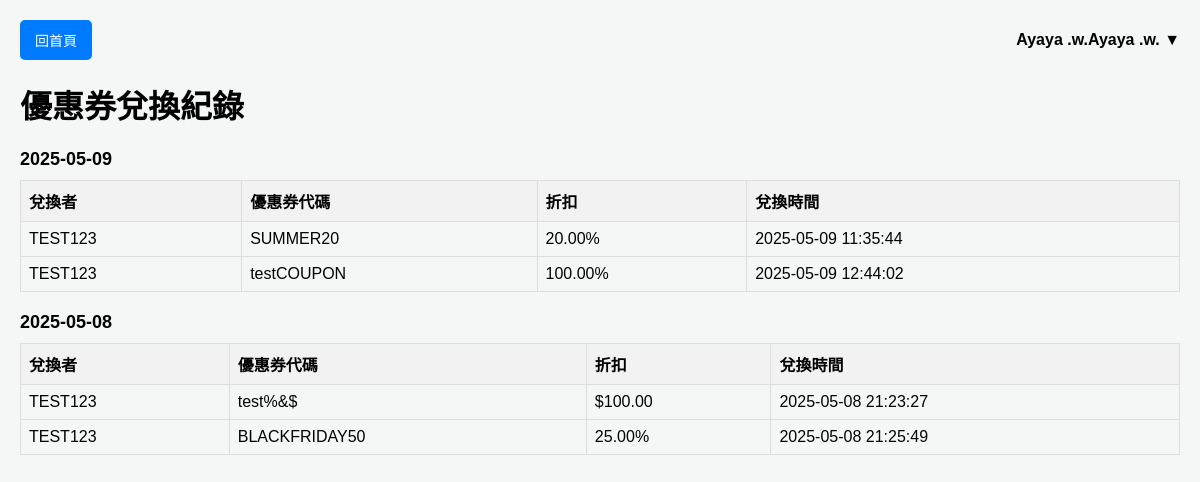
Page /admin/couponHistory.php (signed in) on the committed database.
### tables this page shows
CREATE TABLE `user_coupons` (
  `id` int(11) NOT NULL,
  `user_id` int(11) NOT NULL COMMENT '使用者 ID',
  `coupon_id` int(11) NOT NULL COMMENT '優惠券 ID',
  `redeem_time` datetime NOT NULL DEFAULT current_timestamp(),
  `is_used` tinyint(1) DEFAULT 0 COMMENT '是否已使用 (0: 未使用, 1: 已使用)'
);

CREATE TABLE `accounts` (
  `No` int(100) NOT NULL,
  `Email` varchar(100) NOT NULL,
  `Password` varchar(100) NOT NULL,
  `Name` varchar(100) NOT NULL,
  `Type` varchar(100) NOT NULL,
  `Status` enum('active','blocked') NOT NULL DEFAULT 'active',
  `block_reason` text DEFAULT NULL
);

CREATE TABLE `coupons` (
  `id` int(11) NOT NULL,
  `code` varchar(20) NOT NULL COMMENT '優惠券代碼，最多 20 個字元',
  `discount` decimal(5,2) NOT NULL COMMENT '折扣百分比/金額',
  `expiration_date` date NOT NULL COMMENT '到期日',
  `is_active` tinyint(1) NOT NULL DEFAULT 1 COMMENT '是否有效 (2:未生效 1: 有效, 0: 無效)',
  `start_date` date NOT NULL DEFAULT curdate() COMMENT '開始生效日期',
  `discount_type` enum('percentage','fixed') NOT NULL DEFAULT 'percentage',
  `redeem_limit` int(11) NOT NULL DEFAULT 1,
  `redeem_count` int(11) NOT NULL DEFAULT 0
);

### admin/couponHistory.php (the view, shortened to what this page needs)
<?php
require('../db.inc');
mysqli_set_charset($link, 'utf8');
$sql = "SELECT DATE(uc.redeem_time) AS redeem_date, uc.redeem_time, c.code AS coupon_code,
               c.discount, c.discount_type, a.Name AS user_name
        FROM user_coupons uc
        JOIN coupons c ON uc.coupon_id = c.id
        JOIN accounts a ON uc.user_id = a.No
        ORDER BY redeem_date DESC, uc.redeem_time ASC";
$result = mysqli_query($link, $sql);
$recordsByDate = [];
while ($row = mysqli_fetch_assoc($result)) {
    $date = $row['redeem_date'];
    if (!isset($recordsByDate[$date])) {
        $recordsByDate[$date] = [];
    }
    $recordsByDate[$date][] = $row;
}
?>
<!DOCTYPE html>
<html lang="zh-TW">
<head>
</head>
<body>
    <div class="top-bar">
        <a href="../index.php" class="back-button">回首頁</a>
        <?php include('../userMenu.php'); ?>
    </div>
    <h1>優惠券兌換紀錄</h1>
    <?php if (!empty($recordsByDate)): ?>
        <?php foreach ($recordsByDate as $date => $records): ?>
            <div class="date-header"><?php echo htmlspecialchars($date); ?></div>
            <table>
                <thead>
                    <tr>
                        <th>兌換者</th>
                        <th>優惠券代碼</th>
                        <th>折扣</th>
                        <th>兌換時間</th>
                    </tr>
                </thead>
                <tbody>
                    <?php foreach ($records as $record): ?>
                        <tr>
                            <td><?php echo htmlspecialchars($record['user_name']); ?></td>
                            <td><?php echo htmlspecialchars($record['coupon_code']); ?></td>
                            <td>
                                <?php if ($record['discount_type'] === 'percentage'): ?>
                                    <?php echo htmlspecialchars($record['discount']); ?>%
                                <?php elseif ($record['discount_type'] === 'fixed'): ?>
                                    $<?php echo htmlspecialchars($record['discount']); ?>
                                <?php endif; ?>
                            </td>
                            <td><?php echo htmlspecialchars($record['redeem_time']); ?></td>
                        </tr>
                    <?php endforeach; ?>
                </tbody>
            </table>
        <?php endforeach; ?>
    <?php else: ?>
        <p>目前沒有兌換紀錄。</p>
    <?php endif; ?>
</body>
</html>

### admin/couponHistory.php (style rules this page uses)
body { font-family: Arial, sans-serif; margin: 20px; background-color: #f4f7f6; }
.top-bar { display: flex; justify-content: space-between; align-items: center; margin-bottom: 20px; }
.back-button { text-decoration: none; color: white; background-color: #007BFF; padding: 10px 15px; border-radius: 5px; font-size: 14px; transition: background-color 0.3s ease; }
table { width: 100%; border-collapse: collapse; margin-bottom: 20px; }
th, td { border: 1px solid #ddd; padding: 8px; text-align: left; }
th { background-color: #f2f2f2; }
.date-header { font-size: 18px; font-weight: bold; margin-top: 20px; margin-bottom: 10px; }

### rows in the picture
user_coupons: user.Name "TEST123", coupon.code "SUMMER20", coupon.discount "20.00", redeem_time "2025-05-09 11:35:44"
user_coupons: user.Name "TEST123", coupon.code "testCOUPON", coupon.discount "100.00", redeem_time "2025-05-09 12:44:02"
user_coupons: date "2025-05-08", user.Name "TEST123", coupon.code "BLACKFRIDAY50", coupon.discount "25.00", redeem_time "2025-05-08 21:25:49"
user_coupons: user.Name "TEST123", coupon.code "test%&$", coupon.discount "100.00", redeem_time "2025-05-08 21:23:27"

### other values in the picture
$_SESSION["name"] "Ayaya .w.Ayaya .w."
$date "2025-05-09"
